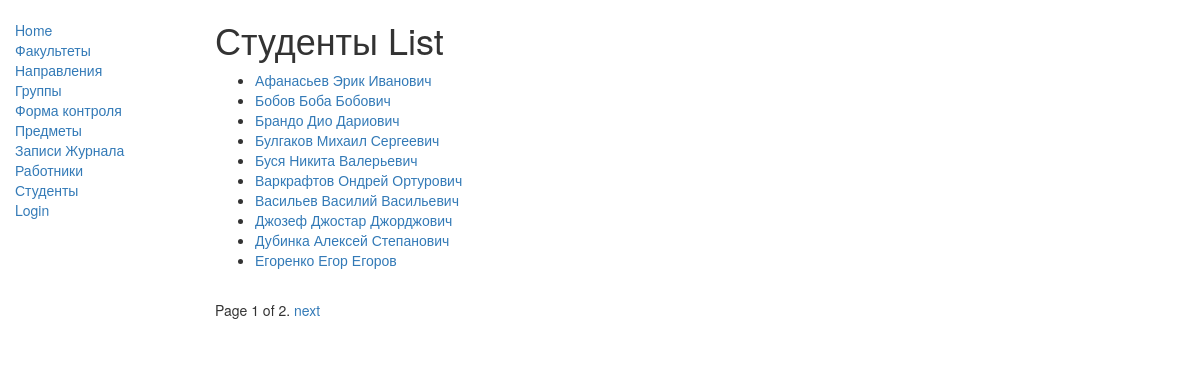
Screenshot of /catalog/studentis/ with the database file from the repository.
### catalog/models.py (models this page shows, shortened)
class Studenti(models.Model):
    id = models.AutoField(primary_key=True)
    last_name = models.CharField(max_length=100,null=True)
    first_name = models.CharField(max_length=100,null=True)
    middle_name = models.CharField(max_length=100,null=True)
    id_groupa = models.ForeignKey('Group', on_delete=models.PROTECT, null=False)
    def get_absolute_url(self):
        return reverse('studenti-detail', args=[str(self.id)])
    class Meta:
        ordering = ['last_name']

### catalog/views.py (the view)
class StudentiListView(generic.ListView):
    model = Studenti
    paginate_by = 10

### catalog/templates/catalog/studenti_list.html (shortened to what this page needs)
{% extends "base_generic.html" %}
{% block content %}
    <h1>Студенты List</h1>
    {% if studenti_list %}
    <ul>
      {% for studenti in studenti_list %}
      <li>
        <a href="{{ studenti.get_absolute_url }}"> {{studenti.last_name}} {{studenti.first_name}} {{studenti.middle_name}}</a>
      </li>
      {% endfor %}
    </ul>
    {% else %}
      <p>There are no studentik in the library.</p>
    {% endif %}
{% endblock %}

### rows the page displays
Studenti: last_name "Афанасьев", first_name "Эрик", middle_name "Иванович"
Studenti: last_name "Бобов", first_name "Боба", middle_name "Бобович"
Studenti: last_name "Брандо", first_name "Дио", middle_name "Дариович"
Studenti: last_name "Булгаков", first_name "Михаил", middle_name "Сергеевич"
Studenti: last_name "Буся", first_name "Никита", middle_name "Валерьевич"
Studenti: last_name "Варкрафтов", first_name "Ондрей", middle_name "Ортурович"
Studenti: last_name "Васильев", first_name "Василий", middle_name "Васильевич"
Studenti: last_name "Джозеф", first_name "Джостар", middle_name "Джорджович"
Studenti: last_name "Дубинка", first_name "Алексей", middle_name "Степанович"
Studenti: last_name "Егоренко", first_name "Егор", middle_name "Егоров"

### other values shown
{{ page_obj.number }} "1"
{{ page_obj.paginator.num_pages }} "2"
